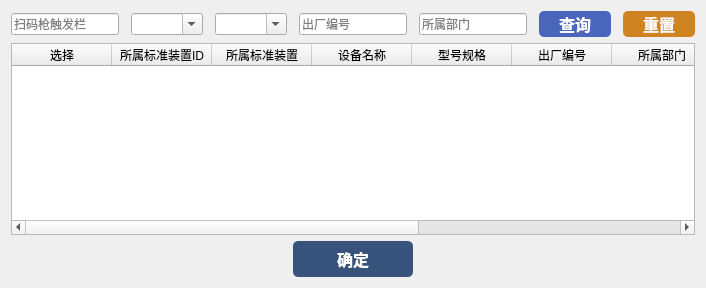
         <widget class="QWidget" name="page_6">
          <layout class="QVBoxLayout" name="verticalLayout_13">
           <item>
            <layout class="QHBoxLayout" name="horizontalLayout_17">
             <property name="spacing">
              <number>12</number>
             </property>
             <item>
              <widget class="QLineEdit" name="lineEdit_2">
               <property name="placeholderText">
                <string>扫码枪触发栏</string>
               </property>
              </widget>
             </item>
             <item>
              <widget class="QComboBox" name="comboBoxName_2">
               <property name="editable">
                <bool>true</bool>
               </property>
              </widget>
             </item>
             <item>
              <widget class="QComboBox" name="comboBoxModal_2">
               <property name="editable">
                <bool>true</bool>
               </property>
              </widget>
             </item>
             <item>
              <widget class="QLineEdit" name="lineEditNo_2">
               <property name="placeholderText">
                <string>出厂编号</string>
               </property>
              </widget>
             </item>
             <item>
              <widget class="QLineEdit" name="lineEdit_4">
               <property name="placeholderText">
                <string>所属部门</string>
               </property>
              </widget>
             </item>
             <item>
              <widget class="QPushButton" name="pushButton_4">
               <property name="sizePolicy">
                <sizepolicy hsizetype="Fixed" vsizetype="Fixed">
                 <horstretch>1</horstretch>
                 <verstretch>0</verstretch>
                </sizepolicy>
               </property>
               <property name="minimumSize">
                <size>
                 <width>72</width>
                 <height>26</height>
                </size>
               </property>
               <property name="font">
                <font>
                 <pointsize>12</pointsize>
                 <weight>75</weight>
                 <bold>true</bold>
                </font>
               </property>
               <property name="styleSheet">
                <string notr="true">color: rgb(255, 255, 255);
background-color: rgb(74, 102, 186);
border-radius:5px;</string>
               </property>
               <property name="text">
                <string>查询</string>
               </property>
              </widget>
             </item>
             <item>
              <widget class="QPushButton" name="pushButton_5">
               <property name="sizePolicy">
                <sizepolicy hsizetype="Fixed" vsizetype="Fixed">
                 <horstretch>0</horstretch>
                 <verstretch>0</verstretch>
                </sizepolicy>
               </property>
               <property name="minimumSize">
                <size>
                 <width>72</width>
                 <height>26</height>
                </size>
               </property>
               <property name="font">
                <font>
                 <pointsize>12</pointsize>
                 <weight>75</weight>
                 <bold>true</bold>
                </font>
               </property>
               <property name="styleSheet">
                <string notr="true">color: rgb(255, 255, 255);
background-color: rgb(207, 132, 33);
border-radius:5px;</string>
               </property>
               <property name="text">
                <string>重置</string>
               </property>
              </widget>
             </item>
            </layout>
           </item>
           <item>
            <widget class="QTableWidget" name="tableWidgetStd">
             <property name="editTriggers">
              <set>QAbstractItemView::NoEditTriggers</set>
             </property>
             <attribute name="horizontalHeaderCascadingSectionResizes">
              <bool>true</bool>
             </attribute>
             <column>
              <property name="text">
               <string>选择</string>
              </property>
             </column>
             <column>
              <property name="text">
               <string>所属标准装置ID</string>
              </property>
             </column>
             <column>
              <property name="text">
               <string>所属标准装置</string>
              </property>
             </column>
             <column>
              <property name="text">
               <string>设备名称</string>
              </property>
             </column>
             <column>
              <property name="text">
               <string>型号规格</string>
              </property>
             </column>
             <column>
              <property name="text">
               <string>出厂编号</string>
              </property>
             </column>
             <column>
              <property name="text">
               <string>所属部门</string>
              </property>
             </column>
             <column>
              <property name="text">
               <string>负责人</string>
              </property>
             </column>
             <column>
              <property name="text">
               <string>检定有效期</string>
              </property>
             </column>
             <column>
              <property name="text">
               <string>角色信息</string>
              </property>
             </column>
            </widget>
           </item>
           <item>
            <layout class="QHBoxLayout" name="horizontalLayout_18">
             <item>
              <spacer name="horizontalSpacer_15">
               <property name="orientation">
                <enum>Qt::Horizontal</enum>
               </property>
               <property name="sizeHint" stdset="0">
                <size>
                 <width>40</width>
                 <height>20</height>
                </size>
               </property>
              </spacer>
             </item>
             <item>
              <widget class="QPushButton" name="pushButton_6">
               <property name="minimumSize">
                <size>
                 <width>120</width>
                 <height>36</height>
                </size>
               </property>
               <property name="font">
                <font>
                 <pointsize>12</pointsize>
                 <weight>75</weight>
                 <bold>true</bold>
                </font>
               </property>
               <property name="styleSheet">
                <string notr="true">color: rgb(255, 255, 255);
background-color: rgb(55, 83, 123);
border-radius:5px;</string>
               </property>
               <property name="text">
                <string>确定</string>
               </property>
              </widget>
             </item>
             <item>
              <spacer name="horizontalSpacer_16">
               <property name="orientation">
                <enum>Qt::Horizontal</enum>
               </property>
               <property name="sizeHint" stdset="0">
                <size>
                 <width>40</width>
                 <height>20</height>
                </size>
               </property>
              </spacer>
             </item>
            </layout>
           </item>
          </layout>
         </widget>
